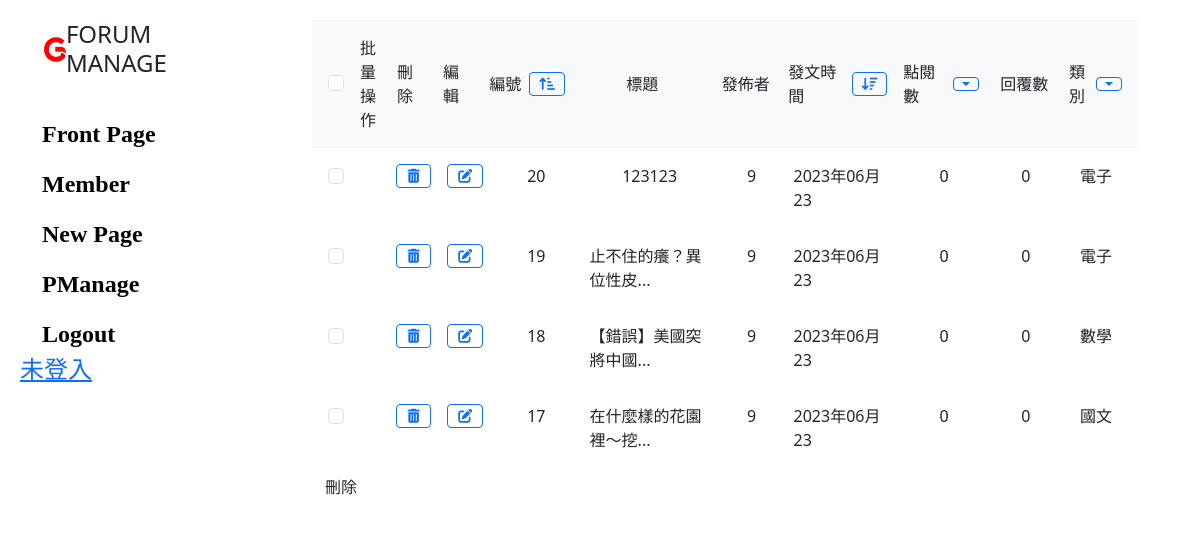
/page_Select.php?orderDate=dateDesc, run on the app's committed database.
### tables this page shows
CREATE TABLE `post` (
  `id` int(11) NOT NULL,
  `title` varchar(255) NOT NULL,
  `content` text DEFAULT NULL,
  `publish_time` datetime DEFAULT current_timestamp(),
  `views` int(11) DEFAULT 0,
  `replies` int(11) DEFAULT 0,
  `user_id` int(11) DEFAULT NULL,
  `category_id` int(11) DEFAULT NULL
);

CREATE TABLE `category` (
  `category_id` int(11) NOT NULL,
  `name` varchar(255) NOT NULL
);

### page_Select.php (the view, shortened to what this page needs)
<link href="https://cdn.jsdelivr.net/npm/bootstrap@5.3.0/dist/css/bootstrap.min.css" rel="stylesheet"
>
<?php
require_once "Sql_Login.php";
require_once "cdn.php";
$perPage = 10;
$currentPage = isset($_GET['page']) ? $_GET['page'] : 1;
$offset = ($currentPage - 1) * $perPage;
if (isset($_GET["orderId"])) {
    $orderId = $_GET["orderId"];
    switch ($orderId) {
        case "idDesc":
            $sql = "SELECT * FROM post p JOIN `category` c ON
            c.category_id = p.category_id ORDER BY id DESC";
            break;
        case "idAsc":
            $sql = "SELECT * FROM post p JOIN `category` c ON
            c.category_id = p.category_id ORDER BY id ASC";
            break;
    }
    $sql .= " LIMIT :perPage OFFSET :offset";
    $stmt = $pdo->prepare($sql);
    $stmt->bindParam(':perPage', $perPage, PDO::PARAM_INT);
    $stmt->bindParam(':offset', $offset, PDO::PARAM_INT);
    $stmt->execute();
    $results = $stmt->fetchAll(PDO::FETCH_ASSOC);
    $sqlCount = "SELECT COUNT(*) AS total FROM `post`";
    $stmtCount = $pdo->prepare($sqlCount);
    $stmtCount->execute();
    $totalPosts = $stmtCount->fetch(PDO::FETCH_ASSOC)['total'];
    $totalPages = ceil($totalPosts / $perPage);
} elseif (isset($_GET["orderDate"])) {
    $orderDate = $_GET["orderDate"];
    switch ($orderDate) {
        case "dateDesc":
            $sql = "SELECT * FROM post p JOIN `category` c ON
            c.category_id = p.category_id ORDER BY p.publish_time DESC";
            break;
    }
    $stmt = $pdo->prepare($sql);
    $stmt->execute();
    $results = $stmt->fetchAll(PDO::FETCH_ASSOC);
}
?>
<body>
    <div class="container">
        <div class="sidebar">
            <h4 class="mb-4 text-dark ">
                <i class="fa-brands fa-gofore fs-3 mt-3  ps-4" style="color:red"></i>
                FORUM MANAGE
            </h4>
            <ul class="nav flex-column">
                <li class="nav-item ">
                    <a class="nav-link" href="login.php ">
                        Front Page
                    </a>
                </li>
                <li class="nav-item">
                    <a class="nav-link" href="Sql_Select.php">
                        Member
                    </a>
                </li>
                <li class="nav-item">
                    <a class="nav-link" href="page_insert.php">
                        New Page
                    </a>
                </li>
                <li class="nav-item">
                    <a class="nav-link" href="page_Select.php">
                        PManage
                    </a>
                </li>
                <li class="nav-item">
                    <a class="nav-link" href="logout.php?logout=true">
                        Logout
                    </a>
                </li>
                <li class="nav-item">
                    <a class="">
                        <?php
                        if (isset($_SESSION['username'], $_SESSION['id'])) {
                            $username = $_SESSION['username'];
                            $id = $_SESSION['id'];
                            ?><a class="animated-text ms-3">
                            <?php echo "歡迎：" . $username . "#" . $id . "<br>"; ?>
                        </a>
                        <?php } else {
                            echo "未登入";
                        }
                        ?>
                    </a>
                </li>
            </ul>
        </div>
        <div class="content">
            <div class="blog-table">
                <div class="blog-tr bg-light">
                    <div class="blog-th">
                        <div class="form-check me-2">
                            <input class="form-check-input" type="checkbox" value="" id="checkAll">
                        </div>
                        <span>批量<br />操作</span>
                    </div>
                    <div class="blog-th d-flex justify-content-center">刪除</div>
                    <div class="blog-th d-flex justify-content-center">編輯</div>
                    <div class="blog-th d-flex justify-content-center">編號
                        <?php if (!isset($orderId) or $orderId === "idAsc"): ?>
                            <a href="page_Select.php?orderId=idDesc" class="btn btn-outline-primary btn-sm ms-2"
                                role="button">
                                <i class="fas fa-sort-amount-up-alt fa-fw"></i>
                            </a>
                        <?php endif; ?>
                    </div>
                    <div class="blog-th d-flex justify-content-center">標題</div>
                    <div class="blog-th d-flex justify-content-center">發佈者</div>
                    <div class="blog-th d-flex justify-content-center">發文時間
                        <?php if (!isset($orderDate) or ($orderDate === "dateAsc") or (isset($orderId))): ?>
                            <a href="page_Select.php?orderDate=dateDesc" class="btn btn-outline-primary btn-sm ms-2"
                                role="button">
                                <i class="fas fa-sort-amount-up-alt fa-fw"></i>
                            </a>
                        <?php elseif ($orderDate === "dateDesc"): ?>
                            <a href="page_Select.php?orderDate=dateAsc" class="btn btn-outline-primary btn-sm ms-2"
                                role="button">
                                <i class="fas fa-sort-amount-down fa-fw"></i>
                            </a>
                        <?php endif; ?>
                    </div>
                    <div class="blog-th d-flex justify-content-center">點閱數
                        <div class="dropdown">
                            <a class="btn btn-outline-primary dropdown-toggle ms-2 btn-sm" href="#" role="button"
                                id="blogAuthorDropdown" data-bs-toggle="dropdown" aria-expanded="false"></a>
                        </div>
                    </div>
                    <div class="blog-th d-flex justify-content-center">回覆數
                    </div>
                    <div class="blog-th d-flex justify-content-center">類別
                        <div class="dropdown">
                            <a class="btn btn-outline-primary dropdown-toggle ms-2 btn-sm" href="#" role="button"
                                id="blogCategoryDropdown" data-bs-toggle="dropdown" aria-expanded="false"></a>
                        </div>
                    </div>
                </div>
                <div id="orderDetail">
                    <?php foreach ($results as $value): ?>
                        <div class="blog-tr">
                            <div class="blog-td">
                                <input class="form-check-input order-check" type="checkbox" value="<?= $value["id"] ?>"
                                    name="batch_id[]" form="blogBatchForm">
                            </div>
                            <div class="blog-td">
                                <a href="page_delete.php?id=<?= $value["id"] ?>" role="button"
                                    class="btn btn-outline-primary btn-sm"><i
                                        class="fas fa-trash-alt fa-fw d-flex justify-content-center"></i></a>
                            </div>
                            <div class="blog-td">
                                <a href="page_edit.php?id=<?= $value["id"] ?>" role="button"
                                    class="btn btn-outline-primary btn-sm">
                                    <i class="fas fa-edit fa-fw d-flex justify-content-center"></i></a>
                            </div>
                            <div class="blog-td d-flex justify-content-center">
                                <?= $value["id"] ?>
                            </div>
                            <div class="blog-td  d-flex justify-content-center">
                                <?php $title = $value["title"];
                                $maxChars = 10;
                                if (mb_strlen($title) > $maxChars) {
                                    $title = mb_substr($title, 0, $maxChars) . '...';
                                }
                                echo $title;
                                ?>
                            </div>
                            <div class="blog-td  d-flex justify-content-center">
                                <?= $value['user_id'] ?>
                            </div>
                            <div class="blog-td  d-flex justify-content-center">
                                <?= date('Y年m月d', strtotime($value['publish_time'])); ?>
                            </div>
                            <div class="blog-td  d-flex justify-content-center">
                                <?= $value["views"] ?>
                            </div>
                            <div class="blog-td  d-flex justify-content-center">
                                <?= $value['replies'] ?>
                            </div>
                            <div class="blog-td  d-flex justify-content-center">
                                <?= $value['name'] ?>
                            </div>
                        </div>
                    <?php endforeach; ?>
                </div>
            </div>
            <div class="pagination">
                <button type="button" class="btn btn-parimay" id="btn">刪除</button>
            </div>
        </div>
    </div>
</body>

### css/index2.css (style rules this page uses)
@media (min-width: 992px) { .sidebar { margin-left: 0; } }
@media (min-width: 992px) { .content { width: calc(100% - 250px); } }
h4 { display: flex; justify-content: center; }
.sidebar { position: fixed; top: 0; left: 0; height: 100vh; width: 250px; padding: 20px; }
.content { margin-left: 250px; padding: 20px; }
.text-dark { color: white; }
.nav-link { color: rgb(0, 0, 0); font-weight: bold; border: 1px solid white; margin: 5px; border-radius: 10px; }
.nav-item { width: 200px; height: 50px; position: relative; font-size: 24px; }
.nav-item a { display: block; width: 100%; position: relative; font-family: "Press Start 2P"; z-index: 1; }
:root { --primary: #0d6efd; --table-padding: 8px; }
.blog-th { padding: var(--table-padding); display: flex; align-items: center; }
.blog-tr { padding: var(--table-padding); display: grid; grid-template-columns: 1.5fr 1fr 1fr 2fr 3fr 1.5fr 2.5fr 2fr 1.6fr 1.5fr; }
.blog-td { padding: var(--table-padding); }

### data on the page
post: id "20", title "123123", user "9", publish_time "2023年06月23", views "0", replies "0", category.name "電子"
post: id "19", title "止不住的癢？異位性皮...", user "9", publish_time "2023年06月23", views "0", replies "0", category.name "電子"
post: id "18", title "【錯誤】美國突將中國...", user "9", publish_time "2023年06月23", views "0", replies "0", category.name "數學"
post: id "17", title "在什麼樣的花園裡～挖...", user "9", publish_time "2023年06月23", views "0", replies "0", category.name "國文"
